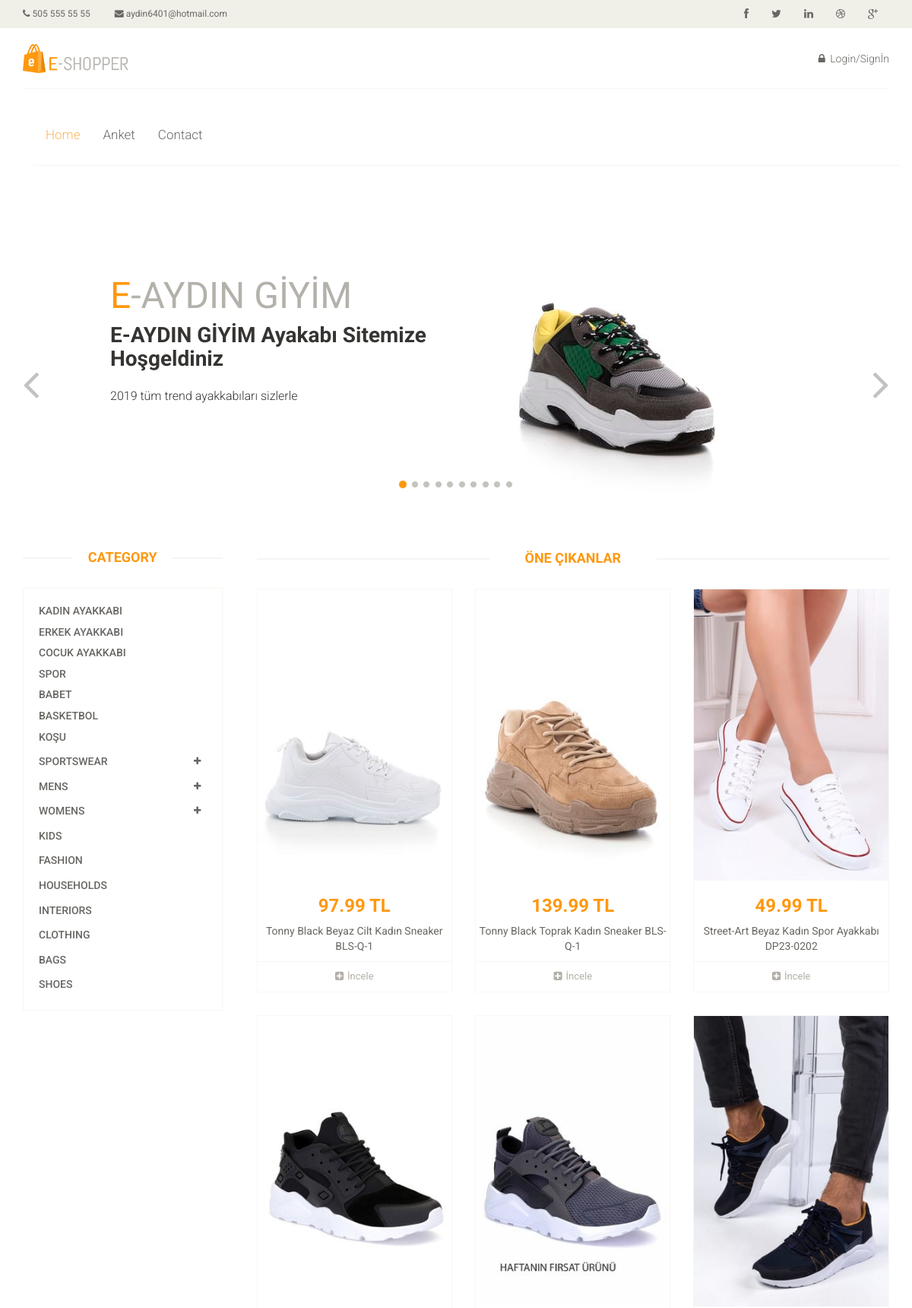
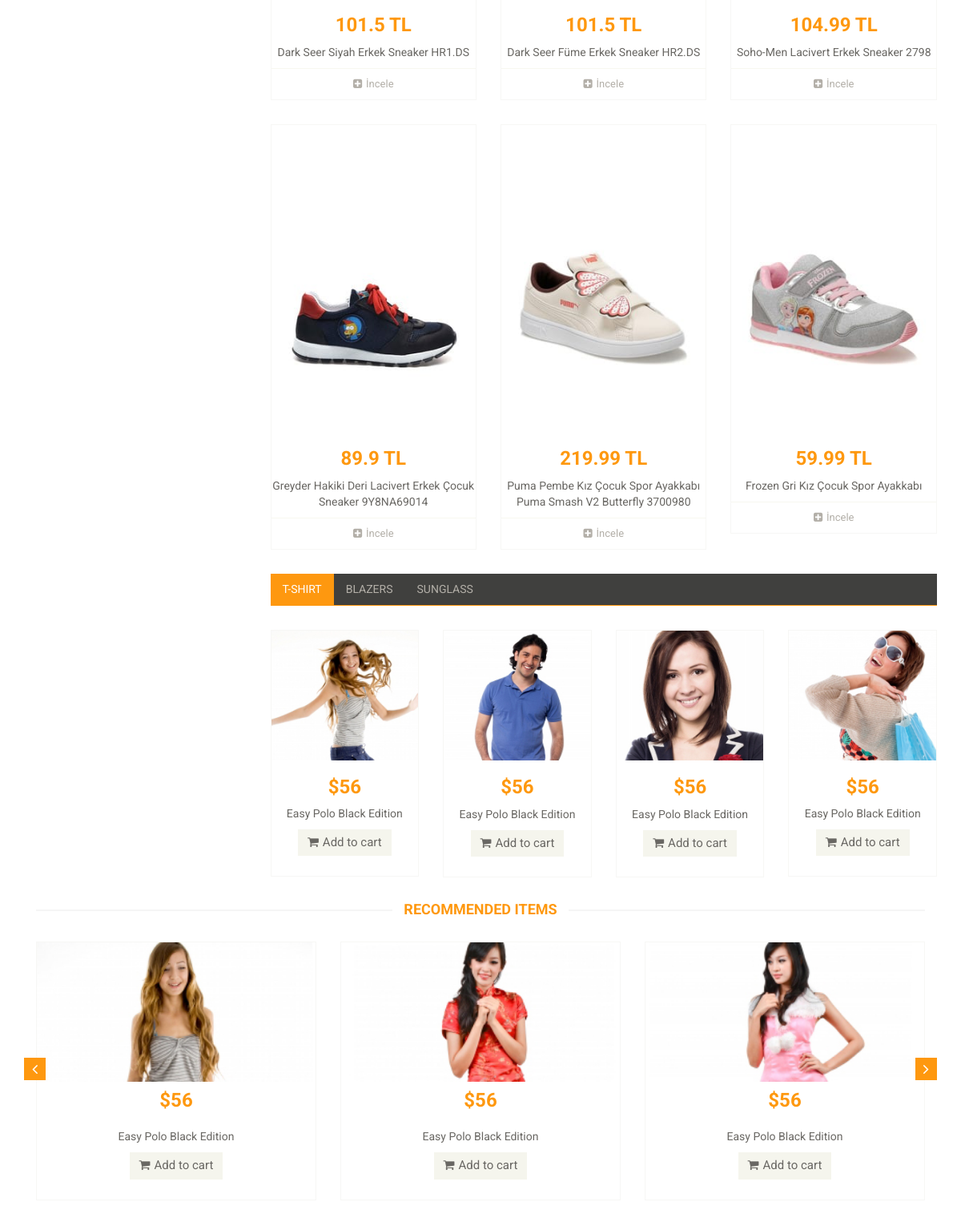
The page / (upper part) on the database its author committed (2 pictures, top to bottom).
### product/models.py (models this page shows, shortened)
class Category(models.Model):
    STATUS = (
        (1, 'True'),
        (0, 'False'),
    )
    parent = models.ForeignKey('self', blank=True, null=True, related_name='children', on_delete=models.CASCADE)
    title = models.CharField(max_length=150)
    slug = models.SlugField()
    keywords = models.CharField(max_length=255)
    description = models.CharField(max_length=255)
    image = models.ImageField(blank=True, upload_to='images/')
    status = models.IntegerField(choices=STATUS)
    create_at = models.DateTimeField(auto_now_add=True)
    update_at = models.DateTimeField(auto_now=True)
    class Meta:
        unique_together = ('slug', 'parent',)
        verbose_name_plural = "categories"

class Product(models.Model):
    STATUS = (
        (1, 'True'),
        (0, 'False'),
    )
    category = models.ForeignKey(Category, on_delete=models.CASCADE)
    title = models.CharField(max_length=150)
    keywords = models.CharField(max_length=255)
    description = models.CharField( max_length=255)
    image = models.ImageField(upload_to='images/')
    price = models.FloatField()
    amount = models.IntegerField()
    detail = RichTextUploadingField(blank=True)
    status = models.IntegerField(choices=STATUS)
    create_at = models.DateTimeField(auto_now_add=True)
    update_at = models.DateTimeField(auto_now=True)

### home/views.py (the view)
# urls.py: path('', views.index, name='index'),
def index(request):
    category = Category.objects.all()
    products = Product.objects.all()
    context = { 'page': 'home',
                'category': category,
                'products': products,
    }
    return render(request, 'index.html',context)

### home/templates/index.html (shortened to what this page needs)
{% extends "homebase.html" %}
{% block slider %}
    {% include "slider.html" %}
{% endblock %}
{% block sidebar %}
    {% include "sidebar.html" %}
{% endblock %}
{% block body %}
    {% include "content.html" %}
{% endblock %}

### home/templates/sidebar.html (shortened to what this page needs)
{%  load static %}
<div class="col-sm-3">
					<div class="left-sidebar">
						<h2>Category</h2>
						<div class="panel-group category-products" id="accordian">
                            <div class="panel panel-default">
                                {% for rs in category %}
								<div class="panel-heading">
                                    <h4 class="panel-title"><a href="category/{{ rs.id }}">{{ rs.title}}</a></h4>
                                </div>
                                {%  endfor %}
							</div>
							<div class="panel panel-default">
								<div class="panel-heading">
									<h4 class="panel-title">
										<a data-toggle="collapse" data-parent="#accordian" href="#sportswear">
											<span class="badge pull-right"><i class="fa fa-plus"></i></span>
											Sportswear
										</a>
									</h4>
								</div>
							</div>
							<div class="panel panel-default">
								<div class="panel-heading">
									<h4 class="panel-title">
										<a data-toggle="collapse" data-parent="#accordian" href="#mens">
											<span class="badge pull-right"><i class="fa fa-plus"></i></span>
											Mens
										</a>
									</h4>
								</div>
							</div>
							<div class="panel panel-default">
								<div class="panel-heading">
									<h4 class="panel-title">
										<a data-toggle="collapse" data-parent="#accordian" href="#womens">
											<span class="badge pull-right"><i class="fa fa-plus"></i></span>
											Womens
										</a>
									</h4>
								</div>
							</div>
							<div class="panel panel-default">
								<div class="panel-heading">
									<h4 class="panel-title"><a href="#">Kids</a></h4>
								</div>
							</div>
							<div class="panel panel-default">
								<div class="panel-heading">
									<h4 class="panel-title"><a href="#">Fashion</a></h4>
								</div>
							</div>
							<div class="panel panel-default">
								<div class="panel-heading">
									<h4 class="panel-title"><a href="#">Households</a></h4>
								</div>
							</div>
							<div class="panel panel-default">
								<div class="panel-heading">
									<h4 class="panel-title"><a href="#">Interiors</a></h4>
								</div>
							</div>
							<div class="panel panel-default">
								<div class="panel-heading">
									<h4 class="panel-title"><a href="#">Clothing</a></h4>
								</div>
							</div>
							<div class="panel panel-default">
								<div class="panel-heading">
									<h4 class="panel-title"><a href="#">Bags</a></h4>
								</div>
							</div>
							<div class="panel panel-default">
								<div class="panel-heading">
									<h4 class="panel-title"><a href="#">Shoes</a></h4>
								</div>
							</div>
						</div>
					</div>
				</div>

### home/templates/content.html (shortened to what this page needs)
{% load static %}
<div class="col-sm-3">
</div>
				<div class="col-sm-9 padding-right">
					<div class="features_items">
						<h2 class="title text-center">Öne Çıkanlar</h2>
                         {% for rs in products %}
						<div class="col-sm-4">
							<div class="product-image-wrapper">
								<div class="single-products">
										<div class="productinfo text-center">
											<img src="{{ rs.image.url}}" alt="" />
											<h2>{{ rs.price}} TL</h2>
											<p>{{ rs.title}}</p>
										</div>
										<div class="product-overlay">
											<div class="overlay-content">
											</div>
										</div>
								</div>
								<div class="choose">
									<ul class="nav nav-pills nav-justified">
										<li><a href="/product/{{ rs.id }}"><i class="fa fa-plus-square"></i>İncele</a></li>
									</ul>
								</div>
							</div>
						</div>
                        {%  endfor %}
					</div>
					<div class="category-tab">
						<div class="col-sm-12">
							<ul class="nav nav-tabs">
								<li class="active"><a href="#tshirt" data-toggle="tab">T-Shirt</a></li>
								<li><a href="#blazers" data-toggle="tab">Blazers</a></li>
								<li><a href="#sunglass" data-toggle="tab">Sunglass</a></li>
							</ul>
						</div>
						<div class="tab-content">
							<div class="tab-pane fade active in" id="tshirt" >
								<div class="col-sm-3">
									<div class="product-image-wrapper">
										<div class="single-products">
											<div class="productinfo text-center">
												<img src="{% static 'images/home/gallery1.jpg'%}" alt="" />
												<h2>$56</h2>
												<p>Easy Polo Black Edition</p>
												<a href="#" class="btn btn-default add-to-cart"><i class="fa fa-shopping-cart"></i>Add to cart</a>
											</div>
										</div>
									</div>
								</div>
								<div class="col-sm-3">
									<div class="product-image-wrapper">
										<div class="single-products">
											<div class="productinfo text-center">
												<img src="{% static 'images/home/gallery2.jpg'%}" alt="" />
												<h2>$56</h2>
												<p>Easy Polo Black Edition</p>
												<a href="#" class="btn btn-default add-to-cart"><i class="fa fa-shopping-cart"></i>Add to cart</a>
											</div>
										</div>
									</div>
								</div>
								<div class="col-sm-3">
									<div class="product-image-wrapper">
										<div class="single-products">
											<div class="productinfo text-center">
												<img src="{% static 'images/home/gallery3.jpg'%}" alt="" />
												<h2>$56</h2>
												<p>Easy Polo Black Edition</p>
												<a href="#" class="btn btn-default add-to-cart"><i class="fa fa-shopping-cart"></i>Add to cart</a>
											</div>
										</div>
									</div>
								</div>
								<div class="col-sm-3">
									<div class="product-image-wrapper">
										<div class="single-products">
											<div class="productinfo text-center">
												<img src="{% static 'images/home/gallery4.jpg'%}" alt="" />
												<h2>$56</h2>
												<p>Easy Polo Black Edition</p>
												<a href="#" class="btn btn-default add-to-cart"><i class="fa fa-shopping-cart"></i>Add to cart</a>
											</div>
										</div>
									</div>
								</div>
							</div>
							</div>
                    </div>
						</div>
					</div>
					<div class="recommended_items">
						<h2 class="title text-center">recommended items</h2>
						<div id="recommended-item-carousel" class="carousel slide" data-ride="carousel">
							<div class="carousel-inner">
								<div class="item active">
									<div class="col-sm-4">
										<div class="product-image-wrapper">
											<div class="single-products">
												<div class="productinfo text-center">
													<img src="{% static 'images/home/recommend1.jpg'%}" alt="" />
													<h2>$56</h2>
													<p>Easy Polo Black Edition</p>
													<a href="#" class="btn btn-default add-to-cart"><i class="fa fa-shopping-cart"></i>Add to cart</a>
												</div>
											</div>
										</div>
									</div>
									<div class="col-sm-4">
										<div class="product-image-wrapper">
											<div class="single-products">
												<div class="productinfo text-center">
													<img src="{% static 'images/home/recommend2.jpg'%}" alt="" />
													<h2>$56</h2>
													<p>Easy Polo Black Edition</p>
													<a href="#" class="btn btn-default add-to-cart"><i class="fa fa-shopping-cart"></i>Add to cart</a>
												</div>
											</div>
										</div>
									</div>
									<div class="col-sm-4">
										<div class="product-image-wrapper">
											<div class="single-products">
												<div class="productinfo text-center">
													<img src="{% static 'images/home/recommend3.jpg'%}" alt="" />
													<h2>$56</h2>
													<p>Easy Polo Black Edition</p>
													<a href="#" class="btn btn-default add-to-cart"><i class="fa fa-shopping-cart"></i>Add to cart</a>
												</div>
											</div>
										</div>
									</div>
								</div>
							</div>
							 <a class="left recommended-item-control" href="#recommended-item-carousel" data-slide="prev">
								<i class="fa fa-angle-left"></i>
							  </a>
							  <a class="right recommended-item-control" href="#recommended-item-carousel" data-slide="next">
								<i class="fa fa-angle-right"></i>
							  </a>
						</div>
					</div>
				</div>

### rows shown on the page
Category: title "KADIN AYAKKABI"
Category: title "ERKEK AYAKKABI"
Category: title "COCUK AYAKKABI"
Category: title "SPOR"
Category: title "BABET"
Category: title "BASKETBOL"
Category: title "KOŞU"
Product: image (picture), price "97.99", title "Tonny Black Beyaz Cilt Kadın Sneaker BLS-Q-1"
Product: image (picture), price "139.99", title "Tonny Black Toprak Kadın Sneaker BLS-Q-1"
Product: image (picture), price "49.99", title "Street-Art Beyaz Kadın Spor Ayakkabı DP23-0202"
Product: image (picture), price "101.5", title "Dark Seer Siyah Erkek Sneaker HR1.DS"
Product: image (picture), price "101.5", title "Dark Seer Füme Erkek Sneaker HR2.DS"
Product: image (picture), price "104.99", title "Soho-Men Lacivert Erkek Sneaker 2798"
Product: image (picture), price "89.9", title "Greyder Hakiki Deri Lacivert Erkek Çocuk Sneaker 9Y8NA69014"
Product: image (picture), price "219.99", title "Puma Pembe Kız Çocuk Spor Ayakkabı Puma Smash V2 Butterfly 3700980"
Product: image (picture), price "59.99", title "Frozen Gri Kız Çocuk Spor Ayakkabı"
